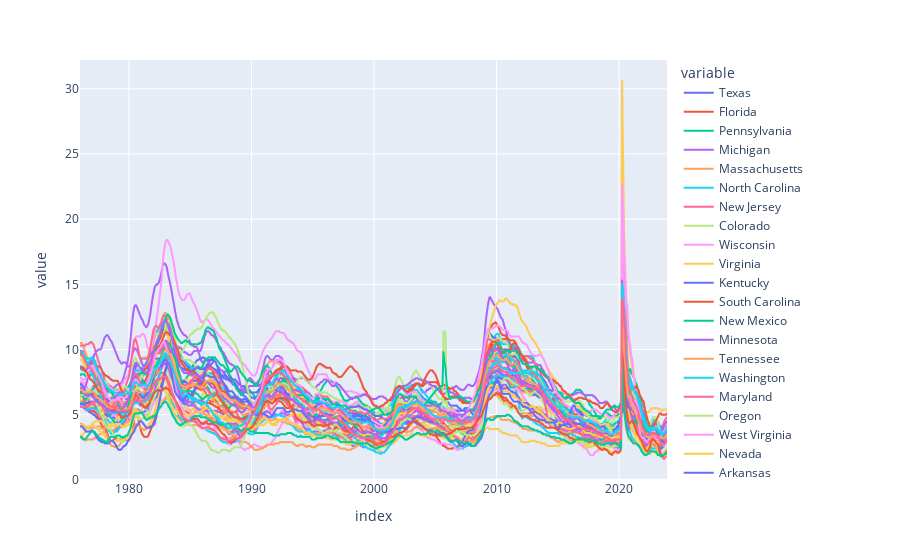

The notebook cell saved with this chart:
### Code cell
px.line(uemp_states)

### Figure 1 — Plotly figure (JSON) as saved in the notebook; plotly's stock layout.template omitted (floating-point values rounded to 4 significant figures; data arrays with more than 128 entries replaced by an {"elided": "..."} marker saying what was removed)
{"data": [{"hovertemplate": "variable=Texas<br>index=%{x}<br>value=%{y}<extra></extra>", "legendgroup": "Texas", "line": {"color": "#636efa", "dash": "solid"}, "marker": {"symbol": "circle"}, "mode": "lines", "name": "Texas", "showlegend": true, "type": "scattergl", "x": {"elided": "576 str values"}, "xaxis": "x", "y": {"elided": "576 float values"}, "yaxis": "y"}, {"hovertemplate": "variable=Florida<br>index=%{x}<br>value=%{y}<extra></extra>", "legendgroup": "Florida", "line": {"color": "#EF553B", "dash": "solid"}, "marker": {"symbol": "circle"}, "mode": "lines", "name": "Florida", "showlegend": true, "type": "scattergl", "x": {"elided": "576 str values"}, "xaxis": "x", "y": {"elided": "576 float values"}, "yaxis": "y"}, {"hovertemplate": "variable=Pennsylvania<br>index=%{x}<br>value=%{y}<extra></extra>", "legendgroup": "Pennsylvania", "line": {"color": "#00cc96", "dash": "solid"}, "marker": {"symbol": "circle"}, "mode": "lines", "name": "Pennsylvania", "showlegend": true, "type": "scattergl", "x": {"elided": "576 str values"}, "xaxis": "x", "y": {"elided": "576 float values"}, "yaxis": "y"}, {"hovertemplate": "variable=Michigan<br>index=%{x}<br>value=%{y}<extra></extra>", "legendgroup": "Michigan", "line": {"color": "#ab63fa", "dash": "solid"}, "marker": {"symbol": "circle"}, "mode": "lines", "name": "Michigan", "showlegend": true, "type": "scattergl", "x": {"elided": "576 str values"}, "xaxis": "x", "y": {"elided": "576 float values"}, "yaxis": "y"}, {"hovertemplate": "variable=Massachusetts<br>index=%{x}<br>value=%{y}<extra></extra>", "legendgroup": "Massachusetts", "line": {"color": "#FFA15A", "dash": "solid"}, "marker": {"symbol": "circle"}, "mode": "lines", "name": "Massachusetts", "showlegend": true, "type": "scattergl", "x": {"elided": "576 str values"}, "xaxis": "x", "y": {"elided": "576 float values"}, "yaxis": "y"}, {"hovertemplate": "variable=North Carolina<br>index=%{x}<br>value=%{y}<extra></extra>", "legendgroup": "North Carolina", "line": {"color": "#19d3f3", "dash": "solid"}, "marker": {"symbol": "circle"}, "mode": "lines", "name": "North Carolina", "showlegend": true, "type": "scattergl", "x": {"elided": "576 str values"}, "xaxis": "x", "y": {"elided": "576 float values"}, "yaxis": "y"}, {"hovertemplate": "variable=New Jersey<br>index=%{x}<br>value=%{y}<extra></extra>", "legendgroup": "New Jersey", "line": {"color": "#FF6692", "dash": "solid"}, "marker": {"symbol": "circle"}, "mode": "lines", "name": "New Jersey", "showlegend": true, "type": "scattergl", "x": {"elided": "576 str values"}, "xaxis": "x", "y": {"elided": "576 float values"}, "yaxis": "y"}, {"hovertemplate": "variable=Colorado<br>index=%{x}<br>value=%{y}<extra></extra>", "legendgroup": "Colorado", "line": {"color": "#B6E880", "dash": "solid"}, "marker": {"symbol": "circle"}, "mode": "lines", "name": "Colorado", "showlegend": true, "type": "scattergl", "x": {"elided": "576 str values"}, "xaxis": "x", "y": {"elided": "576 float values"}, "yaxis": "y"}, {"hovertemplate": "variable=Wisconsin<br>index=%{x}<br>value=%{y}<extra></extra>", "legendgroup": "Wisconsin", "line": {"color": "#FF97FF", "dash": "solid"}, "marker": {"symbol": "circle"}, "mode": "lines", "name": "Wisconsin", "showlegend": true, "type": "scattergl", "x": {"elided": "576 str values"}, "xaxis": "x", "y": {"elided": "576 float values"}, "yaxis": "y"}, {"hovertemplate": "variable=Virginia<br>index=%{x}<br>value=%{y}<extra></extra>", "legendgroup": "Virginia", "line": {"color": "#FECB52", "dash": "solid"}, "marker": {"symbol": "circle"}, "mode": "lines", "name": "Virginia", "showlegend": true, "type": "scattergl", "x": {"elided": "576 str values"}, "xaxis": "x", "y": {"elided": "576 float values"}, "yaxis": "y"}, {"hovertemplate": "variable=Kentucky<br>index=%{x}<br>value=%{y}<extra></extra>", "legendgroup": "Kentucky", "line": {"color": "#636efa", "dash": "solid"}, "marker": {"symbol": "circle"}, "mode": "lines", "name": "Kentucky", "showlegend": true, "type": "scattergl", "x": {"elided": "576 str values"}, "xaxis": "x", "y": {"elided": "576 float values"}, "yaxis": "y"}, {"hovertemplate": "variable=South Carolina<br>index=%{x}<br>value=%{y}<extra></extra>", "legendgroup": "South Carolina", "line": {"color": "#EF553B", "dash": "solid"}, "marker": {"symbol": "circle"}, "mode": "lines", "name": "South Carolina", "showlegend": true, "type": "scattergl", "x": {"elided": "576 str values"}, "xaxis": "x", "y": {"elided": "576 float values"}, "yaxis": "y"}, {"hovertemplate": "variable=New Mexico<br>index=%{x}<br>value=%{y}<extra></extra>", "legendgroup": "New Mexico", "line": {"color": "#00cc96", "dash": "solid"}, "marker": {"symbol": "circle"}, "mode": "lines", "name": "New Mexico", "showlegend": true, "type": "scattergl", "x": {"elided": "576 str values"}, "xaxis": "x", "y": {"elided": "576 float values"}, "yaxis": "y"}, {"hovertemplate": "variable=Minnesota<br>index=%{x}<br>value=%{y}<extra></extra>", "legendgroup": "Minnesota", "line": {"color": "#ab63fa", "dash": "solid"}, "marker": {"symbol": "circle"}, "mode": "lines", "name": "Minnesota", "showlegend": true, "type": "scattergl", "x": {"elided": "576 str values"}, "xaxis": "x", "y": {"elided": "576 float values"}, "yaxis": "y"}, {"hovertemplate": "variable=Tennessee<br>index=%{x}<br>value=%{y}<extra></extra>", "legendgroup": "Tennessee", "line": {"color": "#FFA15A", "dash": "solid"}, "marker": {"symbol": "circle"}, "mode": "lines", "name": "Tennessee", "showlegend": true, "type": "scattergl", "x": {"elided": "576 str values"}, "xaxis": "x", "y": {"elided": "576 float values"}, "yaxis": "y"}, {"hovertemplate": "variable=Washington<br>index=%{x}<br>value=%{y}<extra></extra>", "legendgroup": "Washington", "line": {"color": "#19d3f3", "dash": "solid"}, "marker": {"symbol": "circle"}, "mode": "lines", "name": "Washington", "showlegend": true, "type": "scattergl", "x": {"elided": "576 str values"}, "xaxis": "x", "y": {"elided": "576 float values"}, "yaxis": "y"}, {"hovertemplate": "variable=Maryland<br>index=%{x}<br>value=%{y}<extra></extra>", "legendgroup": "Maryland", "line": {"color": "#FF6692", "dash": "solid"}, "marker": {"symbol": "circle"}, "mode": "lines", "name": "Maryland", "showlegend": true, "type": "scattergl", "x": {"elided": "576 str values"}, "xaxis": "x", "y": {"elided": "576 float values"}, "yaxis": "y"}, {"hovertemplate": "variable=Oregon<br>index=%{x}<br>value=%{y}<extra></extra>", "legendgroup": "Oregon", "line": {"color": "#B6E880", "dash": "solid"}, "marker": {"symbol": "circle"}, "mode": "lines", "name": "Oregon", "showlegend": true, "type": "scattergl", "x": {"elided": "576 str values"}, "xaxis": "x", "y": {"elided": "576 float values"}, "yaxis": "y"}, {"hovertemplate": "variable=West Virginia<br>index=%{x}<br>value=%{y}<extra></extra>", "legendgroup": "West Virginia", "line": {"color": "#FF97FF", "dash": "solid"}, "marker": {"symbol": "circle"}, "mode": "lines", "name": "West Virginia", "showlegend": true, "type": "scattergl", "x": {"elided": "576 str values"}, "xaxis": "x", "y": {"elided": "576 float values"}, "yaxis": "y"}, {"hovertemplate": "variable=Nevada<br>index=%{x}<br>value=%{y}<extra></extra>", "legendgroup": "Nevada", "line": {"color": "#FECB52", "dash": "solid"}, "marker": {"symbol": "circle"}, "mode": "lines", "name": "Nevada", "showlegend": true, "type": "scattergl", "x": {"elided": "576 str values"}, "xaxis": "x", "y": {"elided": "576 float values"}, "yaxis": "y"}, {"hovertemplate": "variable=Arkansas<br>index=%{x}<br>value=%{y}<extra></extra>", "legendgroup": "Arkansas", "line": {"color": "#636efa", "dash": "solid"}, "marker": {"symbol": "circle"}, "mode": "lines", "name": "Arkansas", "showlegend": true, "type": "scattergl", "x": {"elided": "576 str values"}, "xaxis": "x", "y": {"elided": "576 float values"}, "yaxis": "y"}, {"hovertemplate": "variable=Oklahoma<br>index=%{x}<br>value=%{y}<extra></extra>", "legendgroup": "Oklahoma", "line": {"color": "#EF553B", "dash": "solid"}, "marker": {"symbol": "circle"}, "mode": "lines", "name": "Oklahoma", "showlegend": true, "type": "scattergl", "x": {"elided": "576 str values"}, "xaxis": "x", "y": {"elided": "576 float values"}, "yaxis": "y"}, {"hovertemplate": "variable=Missouri<br>index=%{x}<br>value=%{y}<extra></extra>", "legendgroup": "Missouri", "line": {"color": "#00cc96", "dash": "solid"}, "marker": {"symbol": "circle"}, "mode": "lines", "name": "Missouri", "showlegend": true, "type": "scattergl", "x": {"elided": "576 str values"}, "xaxis": "x", "y": {"elided": "576 float values"}, "yaxis": "y"}, {"hovertemplate": "variable=Alaska<br>index=%{x}<br>value=%{y}<extra></extra>", "legendgroup": "Alaska", "line": {"color": "#ab63fa", "dash": "solid"}, "marker": {"symbol": "circle"}, "mode": "lines", "name": "Alaska", "showlegend": true, "type": "scattergl", "x": {"elided": "576 str values"}, "xaxis": "x", "y": {"elided": "576 float values"}, "yaxis": "y"}, {"hovertemplate": "variable=Iowa<br>index=%{x}<br>value=%{y}<extra></extra>", "legendgroup": "Iowa", "line": {"color": "#FFA15A", "dash": "solid"}, "marker": {"symbol": "circle"}, "mode": "lines", "name": "Iowa", "showlegend": true, "type": "scattergl", "x": {"elided": "576 str values"}, "xaxis": "x", "y": {"elided": "576 float values"}, "yaxis": "y"}, {"hovertemplate": "variable=Utah<br>index=%{x}<br>value=%{y}<extra></extra>", "legendgroup": "Utah", "line": {"color": "#19d3f3", "dash": "solid"}, "marker": {"symbol": "circle"}, "mode": "lines", "name": "Utah", "showlegend": true, "type": "scattergl", "x": {"elided": "576 str values"}, "xaxis": "x", "y": {"elided": "576 float values"}, "yaxis": "y"}, {"hovertemplate": "variable=Indiana<br>index=%{x}<br>value=%{y}<extra></extra>", "legendgroup": "Indiana", "line": {"color": "#FF6692", "dash": "solid"}, "marker": {"symbol": "circle"}, "mode": "lines", "name": "Indiana", "showlegend": true, "type": "scattergl", "x": {"elided": "576 str values"}, "xaxis": "x", "y": {"elided": "576 float values"}, "yaxis": "y"}, {"hovertemplate": "variable=Louisiana<br>index=%{x}<br>value=%{y}<extra></extra>", "legendgroup": "Louisiana", "line": {"color": "#B6E880", "dash": "solid"}, "marker": {"symbol": "circle"}, "mode": "lines", "name": "Louisiana", "showlegend": true, "type": "scattergl", "x": {"elided": "576 str values"}, "xaxis": "x", "y": {"elided": "576 float values"}, "yaxis": "y"}, {"hovertemplate": "variable=Hawaii<br>index=%{x}<br>value=%{y}<extra></extra>", "legendgroup": "Hawaii", "line": {"color": "#FF97FF", "dash": "solid"}, "marker": {"symbol": "circle"}, "mode": "lines", "name": "Hawaii", "showlegend": true, "type": "scattergl", "x": {"elided": "576 str values"}, "xaxis": "x", "y": {"elided": "576 float values"}, "yaxis": "y"}, {"hovertemplate": "variable=North Dakota<br>index=%{x}<br>value=%{y}<extra></extra>", "legendgroup": "North Dakota", "line": {"color": "#FECB52", "dash": "solid"}, "marker": {"symbol": "circle"}, "mode": "lines", "name": "North Dakota", "showlegend": true, "type": "scattergl", "x": {"elided": "576 str values"}, "xaxis": "x", "y": {"elided": "576 float values"}, "yaxis": "y"}, {"hovertemplate": "variable=Montana<br>index=%{x}<br>value=%{y}<extra></extra>", "legendgroup": "Montana", "line": {"color": "#636efa", "dash": "solid"}, "marker": {"symbol": "circle"}, "mode": "lines", "name": "Montana", "showlegend": true, "type": "scattergl", "x": {"elided": "576 str values"}, "xaxis": "x", "y": {"elided": "576 float values"}, "yaxis": "y"}, {"hovertemplate": "variable=the District of Columbia<br>index=%{x}<br>value=%{y}<extra></extra>", "legendgroup": "the District of Columbia", "line": {"color": "#EF553B", "dash": "solid"}, "marker": {"symbol": "circle"}, "mode": "lines", "name": "the District of Columbia", "showlegend": true, "type": "scattergl", "x": {"elided": "576 str values"}, "xaxis": "x", "y": {"elided": "576 float values"}, "yaxis": "y"}, {"hovertemplate": "variable=Mississippi<br>index=%{x}<br>value=%{y}<extra></extra>", "legendgroup": "Mississippi", "line": {"color": "#00cc96", "dash": "solid"}, "marker": {"symbol": "circle"}, "mode": "lines", "name": "Mississippi", "showlegend": true, "type": "scattergl", "x": {"elided": "576 str values"}, "xaxis": "x", "y": {"elided": "576 float values"}, "yaxis": "y"}, {"hovertemplate": "variable=Maine<br>index=%{x}<br>value=%{y}<extra></extra>", "legendgroup": "Maine", "line": {"color": "#ab63fa", "dash": "solid"}, "marker": {"symbol": "circle"}, "mode": "lines", "name": "Maine", "showlegend": true, "type": "scattergl", "x": {"elided": "576 str values"}, "xaxis": "x", "y": {"elided": "576 float values"}, "yaxis": "y"}, {"hovertemplate": "variable=Nebraska<br>index=%{x}<br>value=%{y}<extra></extra>", "legendgroup": "Nebraska", "line": {"color": "#FFA15A", "dash": "solid"}, "marker": {"symbol": "circle"}, "mode": "lines", "name": "Nebraska", "showlegend": true, "type": "scattergl", "x": {"elided": "576 str values"}, "xaxis": "x", "y": {"elided": "576 float values"}, "yaxis": "y"}, {"hovertemplate": "variable=Connecticut<br>index=%{x}<br>value=%{y}<extra></extra>", "legendgroup": "Connecticut", "line": {"color": "#19d3f3", "dash": "solid"}, "marker": {"symbol": "circle"}, "mode": "lines", "name": "Connecticut", "showlegend": true, "type": "scattergl", "x": {"elided": "576 str values"}, "xaxis": "x", "y": {"elided": "576 float values"}, "yaxis": "y"}, {"hovertemplate": "variable=Idaho<br>index=%{x}<br>value=%{y}<extra></extra>", "legendgroup": "Idaho", "line": {"color": "#FF6692", "dash": "solid"}, "marker": {"symbol": "circle"}, "mode": "lines", "name": "Idaho", "showlegend": true, "type": "scattergl", "x": {"elided": "576 str values"}, "xaxis": "x", "y": {"elided": "576 float values"}, "yaxis": "y"}, {"hovertemplate": "variable=New Hampshire<br>index=%{x}<br>value=%{y}<extra></extra>", "legendgroup": "New Hampshire", "line": {"color": "#B6E880", "dash": "solid"}, "marker": {"symbol": "circle"}, "mode": "lines", "name": "New Hampshire", "showlegend": true, "type": "scattergl", "x": {"elided": "576 str values"}, "xaxis": "x", "y": {"elided": "576 float values"}, "yaxis": "y"}, {"hovertemplate": "variable=Rhode Island<br>index=%{x}<br>value=%{y}<extra></extra>", "legendgroup": "Rhode Island", "line": {"color": "#FF97FF", "dash": "solid"}, "marker": {"symbol": "circle"}, "mode": "lines", "name": "Rhode Island", "showlegend": true, "type": "scattergl", "x": {"elided": "576 str values"}, "xaxis": "x", "y": {"elided": "576 float values"}, "yaxis": "y"}, {"hovertemplate": "variable=Kansas<br>index=%{x}<br>value=%{y}<extra></extra>", "legendgroup": "Kansas", "line": {"color": "#FECB52", "dash": "solid"}, "marker": {"symbol": "circle"}, "mode": "lines", "name": "Kansas", "showlegend": true, "type": "scattergl", "x": {"elided": "576 str values"}, "xaxis": "x", "y": {"elided": "576 float values"}, "yaxis": "y"}, {"hovertemplate": "variable=Wyoming<br>index=%{x}<br>value=%{y}<extra></extra>", "legendgroup": "Wyoming", "line": {"color": "#636efa", "dash": "solid"}, "marker": {"symbol": "circle"}, "mode": "lines", "name": "Wyoming", "showlegend": true, "type": "scattergl", "x": {"elided": "576 str values"}, "xaxis": "x", "y": {"elided": "576 float values"}, "yaxis": "y"}, {"hovertemplate": "variable=Vermont<br>index=%{x}<br>value=%{y}<extra></extra>", "legendgroup": "Vermont", "line": {"color": "#EF553B", "dash": "solid"}, "marker": {"symbol": "circle"}, "mode": "lines", "name": "Vermont", "showlegend": true, "type": "scattergl", "x": {"elided": "576 str values"}, "xaxis": "x", "y": {"elided": "576 float values"}, "yaxis": "y"}, {"hovertemplate": "variable=South Dakota<br>index=%{x}<br>value=%{y}<extra></extra>", "legendgroup": "South Dakota", "line": {"color": "#00cc96", "dash": "solid"}, "marker": {"symbol": "circle"}, "mode": "lines", "name": "South Dakota", "showlegend": true, "type": "scattergl", "x": {"elided": "576 str values"}, "xaxis": "x", "y": {"elided": "576 float values"}, "yaxis": "y"}, {"hovertemplate": "variable=Midwest Census Region<br>index=%{x}<br>value=%{y}<extra></extra>", "legendgroup": "Midwest Census Region", "line": {"color": "#ab63fa", "dash": "solid"}, "marker": {"symbol": "circle"}, "mode": "lines", "name": "Midwest Census Region", "showlegend": true, "type": "scattergl", "x": {"elided": "576 str values"}, "xaxis": "x", "y": {"elided": "576 float values"}, "yaxis": "y"}, {"hovertemplate": "variable=South Census Region<br>index=%{x}<br>value=%{y}<extra></extra>", "legendgroup": "South Census Region", "line": {"color": "#FFA15A", "dash": "solid"}, "marker": {"symbol": "circle"}, "mode": "lines", "name": "South Census Region", "showlegend": true, "type": "scattergl", "x": {"elided": "576 str values"}, "xaxis": "x", "y": {"elided": "576 float values"}, "yaxis": "y"}, {"hovertemplate": "variable=Northeast Census Region<br>index=%{x}<br>value=%{y}<extra></extra>", "legendgroup": "Northeast Census Region", "line": {"color": "#19d3f3", "dash": "solid"}, "marker": {"symbol": "circle"}, "mode": "lines", "name": "Northeast Census Region", "showlegend": true, "type": "scattergl", "x": {"elided": "576 str values"}, "xaxis": "x", "y": {"elided": "576 float values"}, "yaxis": "y"}, {"hovertemplate": "variable=New England Census Division<br>index=%{x}<br>value=%{y}<extra></extra>", "legendgroup": "New England Census Division", "line": {"color": "#FF6692", "dash": "solid"}, "marker": {"symbol": "circle"}, "mode": "lines", "name": "New England Census Division", "showlegend": true, "type": "scattergl", "x": {"elided": "576 str values"}, "xaxis": "x", "y": {"elided": "576 float values"}, "yaxis": "y"}], "layout": {"legend": {"title": {"text": "variable"}, "tracegroupgap": 0}, "margin": {"t": 60}, "xaxis": {"anchor": "y", "domain": [0, 1], "title": {"text": "index"}}, "yaxis": {"anchor": "x", "domain": [0, 1], "title": {"text": "value"}}}}
